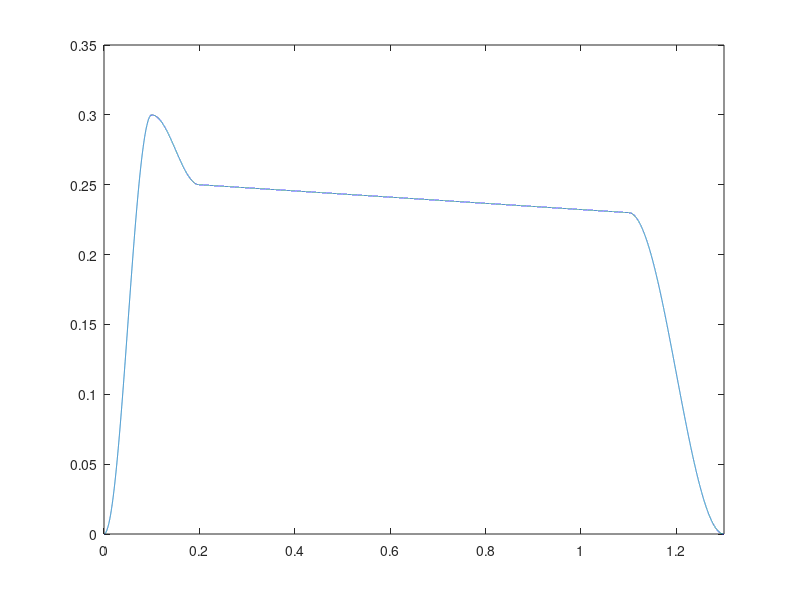

Source code (MATLAB):
t = 0:1/44100:1.3;

attackTime = [0,0.1];
decayTime = [0.1,0.2];
sustainTime = [0.2,1.1];
releaseTime = [1.1,1.3];
attackValue = [0,0.3];
decayValue = [0.3,0.25];
sustainValue = [0.25,0.23];
releaseValue = [0.23,0.0];

AttackSize = size(t(t>=attackTime(1) & t < attackTime(2)),2);
DecaySize = size(t(t>=decayTime(1) & t < decayTime(2)),2);
SustainSize = size(t(t>=sustainTime(1) & t < sustainTime(2)),2);
ReleaseSize = size(t(t>=releaseTime(1) & t < releaseTime(2)),2);

AttackTimes = t(t>=attackTime(1) & t < attackTime(2));
ReleaseTimes = t(t>=releaseTime(1) & t <= releaseTime(2));
DecayTimes = t(t>=decayTime(1) & t < decayTime(2));

Attack = ((cos(2*pi*(1/((attackTime(2)-attackTime(1))*2))*AttackTimes-attackTime(1)+pi)+1)/2)*attackValue(2);
Decay = ((((cos(2*pi*(1/((decayTime(2)-decayTime(1))*2))*(DecayTimes-decayTime(1)))+1)/2)*(decayValue(1)-decayValue(2))))+decayValue(2);
Sustain = linspace(sustainValue(1),sustainValue(2),SustainSize);
Release = (cos(2*pi*(1/((releaseTime(2)-releaseTime(1))*2))*(ReleaseTimes-releaseTime(1)))+1)/2*releaseValue(1);

A = [Attack,Decay,Sustain,Release];

plot(t,A);
set(gca, 'XLim', [0 1.3]);